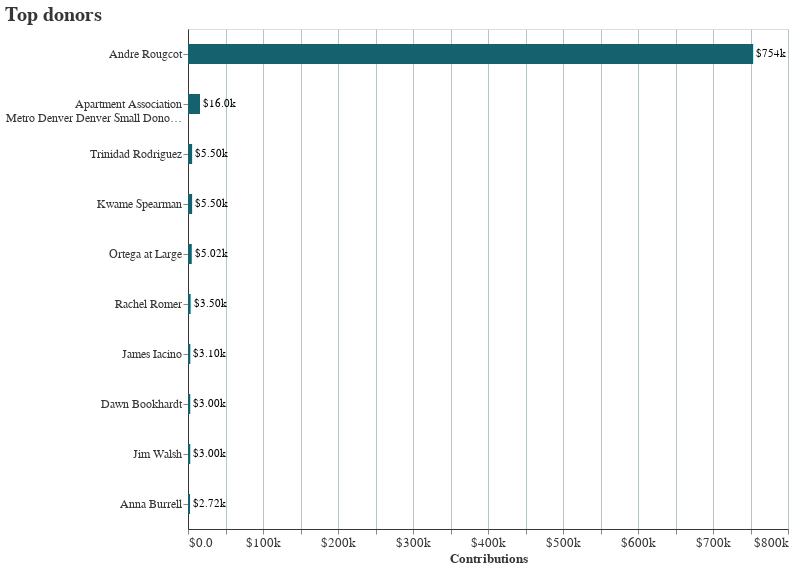

Write notebook code for a chart like this one.
### Code cell
# donor_totals_top_10["split_name"] = donor_totals_top_10["contributorName"].str.split("of")
donor_totals_top_10_chart = alt.Chart(donor_totals_top_10).mark_bar().encode(
    x=alt.X('amount', axis=alt.Axis(format='$.2s', title='Contributions')),
    y=alt.Y('split_name', axis=alt.Axis(title='', labelFontSize=12), sort='-x', ),
)

donor_totals_top_10_text = donor_totals_top_10_chart.mark_text(
    align='left',
    baseline='middle',
    dx=3 
).encode(
    text=alt.Text( 'amount:Q', format='$.3s'),
)


(donor_totals_top_10_chart + donor_totals_top_10_text).properties(
    title={
        "text":"Top donors",
#         "subtitle":"Cash raised as of March 12, 2023"
    },
    height=500,
    width=600
)

### Figure 1 — Vega-Lite specification as saved in the notebook (floating-point values rounded to 4 significant figures)
{"width": 600, "config": {"arc": {"fill": "#15616D"}, "area": {"fill": "#15616D"}, "bar": {"size": 20, "binSpacing": 10, "continuousBandSize": 5, "fill": "#15616D", "stroke": false}, "circle": {"fill": "#15616D", "stroke": "#363636", "strokeWidth": 0.5}, "line": {"stroke": "#15616D"}, "path": {"stroke": "#15616D"}, "point": {"stroke": "#15616D"}, "rect": {"fill": "#15616D"}, "shape": {"stroke": "#15616D"}, "symbol": {"fill": "#15616D"}, "title": {"font": "Roboto Mono", "color": "#363636", "fontSize": 20.0, "anchor": "start"}, "axis": {"titleFont": "Roboto Mono", "titleColor": "#363636", "titleFontSize": 12.8, "labelFont": "Roboto Mono", "labelColor": "#363636", "labelFontSize": 12.8, "gridColor": "#b9c4c1", "domainColor": "#363636"}, "header": {"labelFont": "Roboto Mono", "titleFont": "Roboto Mono", "labelFontSize": 16, "titleFontSize": 16}, "legend": {"titleFont": "Roboto Mono", "titleColor": "#363636", "titleFontSize": 12.8, "labelFont": "Roboto Mono", "labelColor": "#363636", "labelFontSize": 12.8}, "range": {"category": ["#001524", "#15616D", "#ACBDBA", "#FF7D00", "#78290F"], "diverging": ["#850018", "#cd1549", "#f6618d", "#fbafc4", "#f5f5f5", "#93c5fe", "#5091e6", "#1d5ebd", "#002f84"], "heatmap": ["#ffb5d4", "#ff97b8", "#ff7499", "#fc4c78", "#ec245f", "#d2004b", "#b10034", "#91001f", "#720008"], "ramp": ["#ffb5d4", "#ff97b8", "#ff7499", "#fc4c78", "#ec245f", "#d2004b", "#b10034", "#91001f", "#720008"], "ordinal": ["#ffb5d4", "#ff97b8", "#ff7499", "#fc4c78", "#ec245f", "#d2004b", "#b10034", "#91001f", "#720008"]}}, "layer": [{"mark": "bar", "encoding": {"x": {"axis": {"format": "$.2s", "title": "Contributions"}, "field": "amount", "type": "quantitative"}, "y": {"axis": {"labelFontSize": 12, "title": ""}, "field": "split_name", "sort": "-x", "type": "nominal"}}}, {"mark": {"type": "text", "align": "left", "baseline": "middle", "dx": 3}, "encoding": {"text": {"field": "amount", "format": "$.3s", "type": "quantitative"}, "x": {"axis": {"format": "$.2s", "title": "Contributions"}, "field": "amount", "type": "quantitative"}, "y": {"axis": {"labelFontSize": 12, "title": ""}, "field": "split_name", "sort": "-x", "type": "nominal"}}}], "data": {"name": "data-0aede87cb53209de799534c160f02df8"}, "height": 500, "title": {"text": "Top donors"}, "$schema": "https://vega.github.io/schema/vega-lite/v4.17.0.json", "datasets": {"data-0aede87cb53209de799534c160f02df8": [{"index": 662, "contributorName": "Andre Rougcot", "amount": 753600.0, "split_name": ["Andre Rougcot"]}, {"index": 1029, "contributorName": "Apartment Association of Metro Denver Denver Small Donor Committee", "amount": 16000.0, "split_name": ["Apartment Association ", " Metro Denver Denver Small Donor Committee"]}, {"index": 13261, "contributorName": "Trinidad Rodriguez", "amount": 5500.0, "split_name": ["Trinidad Rodriguez"]}, {"index": 7706, "contributorName": "Kwame Spearman", "amount": 5500.0, "split_name": ["Kwame Spearman"]}, {"index": 10307, "contributorName": "Ortega at Large", "amount": 5023.0, "split_name": ["Ortega at Large"]}, {"index": 10830, "contributorName": "Rachel Romer", "amount": 3500.0, "split_name": ["Rachel Romer"]}, {"index": 5395, "contributorName": "James Iacino", "amount": 3100.0, "split_name": ["James Iacino"]}, {"index": 3267, "contributorName": "Dawn Bookhardt", "amount": 3000.0, "split_name": ["Dawn Bookhardt"]}, {"index": 6153, "contributorName": "Jim Walsh", "amount": 3000.0, "split_name": ["Jim Walsh"]}, {"index": 895, "contributorName": "Anna Burrell", "amount": 2720.0, "split_name": ["Anna Burrell"]}]}}
